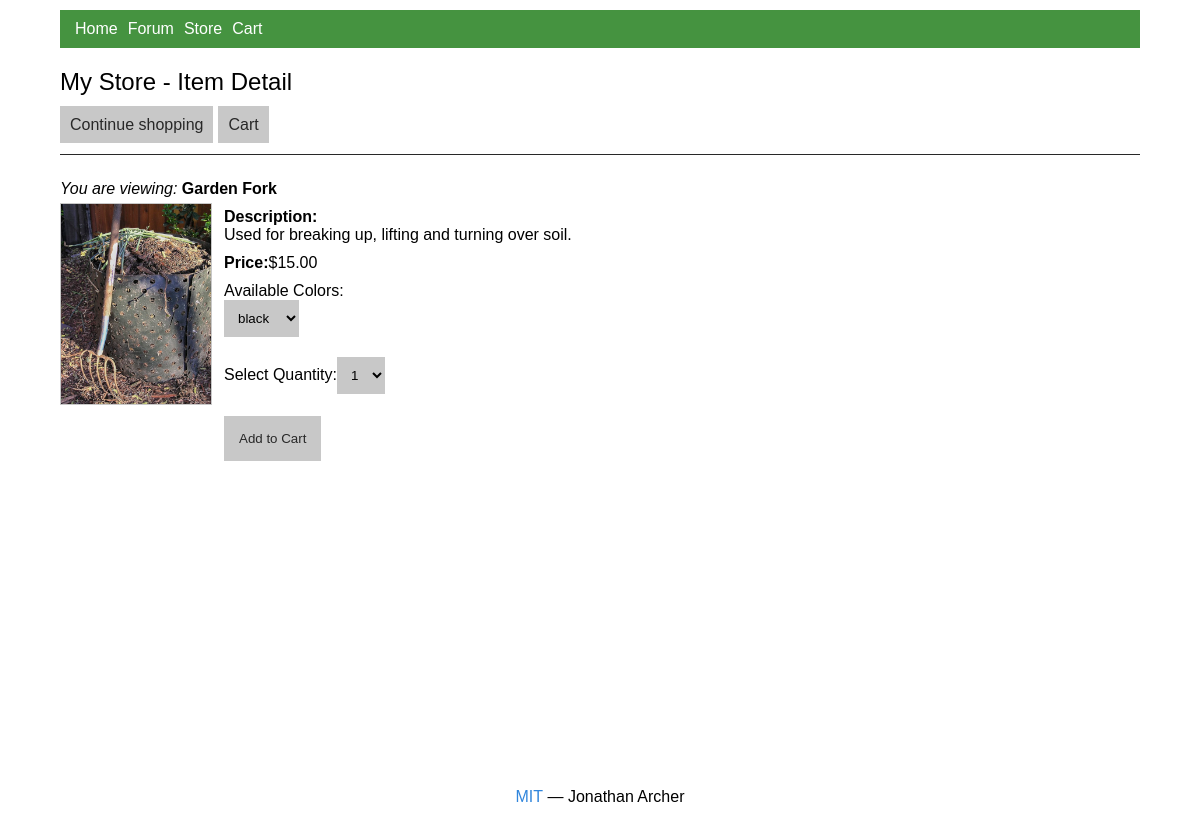
Page /showitem.php?item_id=2 on the committed database.
### tables this page shows
create table store_items (
  id int not null primary key auto_increment,
	cat_id int not null, 
	item_title varchar(75),
	item_price float(8,2),
	item_desc varchar(150),
	item_stock smallint,
	item_image varchar(50)
);

### showitem.php (the view, shortened to what this page needs)
<?php
	require 'includes/db.php';
	$display_block = "<h2>My Store - Item Detail</h2>
		<ul class=sl-nav>
		<li><a href=\"store.php\">Continue shopping</a></li>
		<li><a href=\"cart.php\">Cart</a></li></ul>";
	$safe_item_id = $mysqli->real_escape_string($_GET['item_id']);
	$get_item_sql = "SELECT c.id as cat_id, c.cat_title, si.item_title,
		si.item_price, si.item_desc, si.item_stock, si.item_image FROM store_items AS si
		LEFT JOIN store_categories AS c on c.id = si.cat_id
		WHERE si.id = '".$safe_item_id."'";
	$get_item_res = $mysqli->query($get_item_sql) or die($mysqli->error);
	if ($get_item_res->num_rows < 1) {
		$display_block .= "<p><em>Invalid item selection.</em></p>";
	} else {
		while ($item_info = $get_item_res->fetch_assoc()) {
			$item_title = stripslashes($item_info['item_title']);
			$item_price = $item_info['item_price'];
			$item_desc = stripslashes($item_info['item_desc']);
			$item_stock = $item_info['item_stock'];
			$item_image = $item_info['item_image'];
		}
		$display_block .= <<<EOT
			<p><em>You are viewing:</em>
			<strong>$item_title</strong></p>
			<div style="float: left;"><img src="images/$item_image" alt="$item_title"width="150" height="200"></div>
			<div style="float: left; padding-left: 12px">
			<p><strong>Description:</strong></br>$item_desc</p>
			<p><strong>Price:</strong>\$$item_price</p>
			<form method="POST" action="addtocart.php">
			EOT;
		$get_colors_sql = "SELECT item_color FROM store_item_color WHERE
			item_id = '".$safe_item_id."' ORDER BY item_color";
		$get_colors_res = $mysqli->query($get_colors_sql) or die($mysqli->error);
		if ($get_colors_res->num_rows > 0) {
			$display_block .= "<p><label for=\"sel_item_color\">
				Available Colors:</label><br/>
				<select id=\"sel_item_color\" name=\"sel_item_color\">";
			while ($colors = $get_colors_res->fetch_assoc()) {
				$item_color = $colors['item_color'];
				$display_block .= "<option value=\"" . $item_color . "\">" . $item_color . "</option>";
			}
			$display_block .= "</select></p>";
		}
		$display_block .= "</select></p><p><label for=\"sel_item_qty\">
			Select Quantity:</label><select id=\"sel_item_qty\" name=\"sel_item_qty\">";
		for ($i = 1; $i < $item_stock + 1; $i++) {
			$display_block .= "<option value=\"" . $i . "\">" . $i . "</option>";
		}
		$display_block .= <<<ENDOFTEXT
			</select></p><input type="hidden" name="sel_item_id" value="$_GET[item_id]">
			<button type="submit" name="submit" value="submit">Add to Cart</button>
			</form>
			</div>
		ENDOFTEXT;
	}
?>
<!DOCTYPE html>
<html>
	<head>
	</head>
	<body>
		<div id="wrapper">
			<?php include "includes/nav.php"; ?>
			<div id="inner-wrapper">
				<?php echo $display_block; ?>
			</div>
			<?php include "includes/footer.php"; ?>
		</div>
	</body>
</html>

### rows in the picture
store_items: item_title "Garden Fork", item_image (picture), item_desc "Used for breaking up, lifting and turning over soil.", item_price "15.00"

### other values in the picture
form field sel_item_color "black"
form field sel_item_qty "1"
